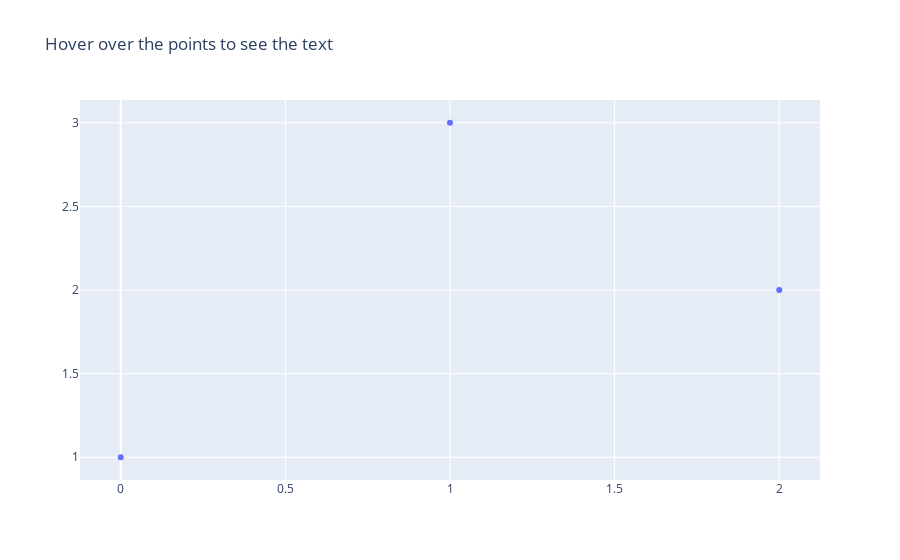

This figure's notebook cell:
### Markdown cell above
<h3 id="Adding-Hover-Text-to-Data-in-Line-and-Scatter-Plots">Adding Hover Text to Data in Line and Scatter Plots<a class="anchor-link" href="#Adding-Hover-Text-to-Data-in-Line-and-Scatter-Plots">¶</a></h3>

### Code cell
import plotly.graph_objects as go

fig = go.Figure()

fig.add_trace(go.Scatter(
    x=[0, 1, 2],
    y=[1, 3, 2],
    mode="markers",
    hovertext=["Text A", "Text B", "Text C"]
))

fig.update_layout(title_text="Hover over the points to see the text")

fig.show()

### Figure 1 — Plotly figure (JSON) as saved in the notebook; plotly's stock layout.template omitted (floating-point values rounded to 4 significant figures)
{"data": [{"hovertext": ["Text A", "Text B", "Text C"], "mode": "markers", "type": "scatter", "x": [0, 1, 2], "y": [1, 3, 2]}], "layout": {"title": {"text": "Hover over the points to see the text"}}}
